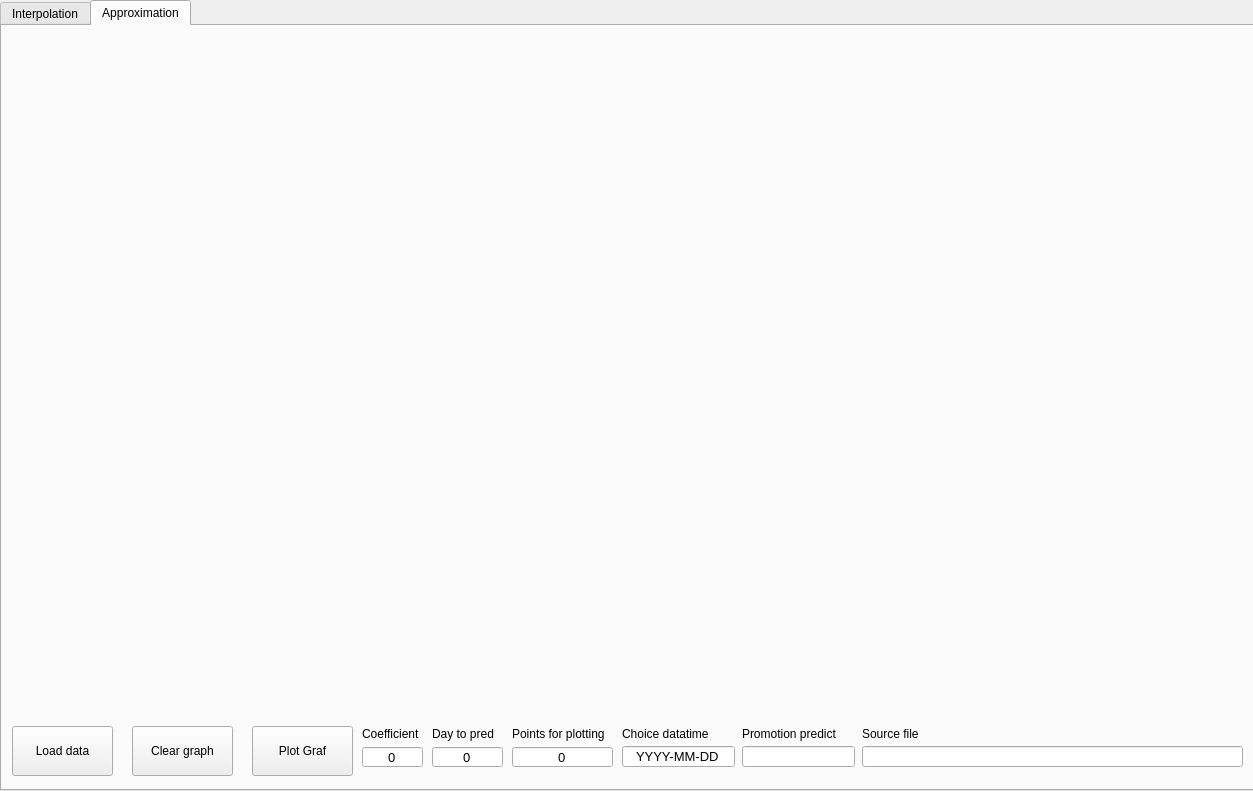
<?xml version="1.0" encoding="UTF-8"?>
<ui version="4.0">
 <class>MainWindow</class>
 <widget class="QMainWindow" name="MainWindow">
  <property name="geometry">
   <rect>
    <x>0</x>
    <y>0</y>
    <width>1253</width>
    <height>791</height>
   </rect>
  </property>
  <property name="windowTitle">
   <string>MainWindow</string>
  </property>
  <widget class="QWidget" name="centralwidget">
   <widget class="QTabWidget" name="tabWidget">
    <property name="geometry">
     <rect>
      <x>0</x>
      <y>0</y>
      <width>1261</width>
      <height>791</height>
     </rect>
    </property>
    <property name="currentIndex">
     <number>1</number>
    </property>
    <widget class="QWidget" name="ShowInterpolation">
     <attribute name="title">
      <string>Interpolation</string>
     </attribute>
     <widget class="QCustomPlot" name="InterpolationGraphView" native="true">
      <property name="geometry">
       <rect>
        <x>10</x>
        <y>30</y>
        <width>1221</width>
        <height>651</height>
       </rect>
      </property>
     </widget>
     <widget class="QLabel" name="label_5">
      <property name="geometry">
       <rect>
        <x>490</x>
        <y>700</y>
        <width>111</width>
        <height>16</height>
       </rect>
      </property>
      <property name="text">
       <string>Points for plotting</string>
      </property>
     </widget>
     <widget class="QPushButton" name="InterLoadDataBut">
      <property name="geometry">
       <rect>
        <x>10</x>
        <y>700</y>
        <width>151</width>
        <height>50</height>
       </rect>
      </property>
      <property name="text">
       <string>Load data</string>
      </property>
     </widget>
     <widget class="QPushButton" name="InterClearGraphBut">
      <property name="geometry">
       <rect>
        <x>170</x>
        <y>700</y>
        <width>151</width>
        <height>50</height>
       </rect>
      </property>
      <property name="text">
       <string>Clear graph</string>
      </property>
     </widget>
     <widget class="QLabel" name="label_7">
      <property name="geometry">
       <rect>
        <x>600</x>
        <y>700</y>
        <width>110</width>
        <height>16</height>
       </rect>
      </property>
      <property name="text">
       <string>Choice datatime</string>
      </property>
     </widget>
     <widget class="QLineEdit" name="InterPromotionValue">
      <property name="geometry">
       <rect>
        <x>720</x>
        <y>720</y>
        <width>113</width>
        <height>21</height>
       </rect>
      </property>
      <property name="font">
       <font>
        <pointsize>10</pointsize>
       </font>
      </property>
      <property name="alignment">
       <set>Qt::AlignCenter</set>
      </property>
      <property name="readOnly">
       <bool>true</bool>
      </property>
     </widget>
     <widget class="QLabel" name="label_8">
      <property name="geometry">
       <rect>
        <x>720</x>
        <y>700</y>
        <width>111</width>
        <height>16</height>
       </rect>
      </property>
      <property name="text">
       <string>Promotion predict</string>
      </property>
     </widget>
     <widget class="QLineEdit" name="InterSourceFile">
      <property name="geometry">
       <rect>
        <x>850</x>
        <y>720</y>
        <width>381</width>
        <height>21</height>
       </rect>
      </property>
      <property name="font">
       <font>
        <pointsize>10</pointsize>
       </font>
      </property>
     </widget>
     <widget class="QLabel" name="label_14">
      <property name="geometry">
       <rect>
        <x>850</x>
        <y>700</y>
        <width>131</width>
        <height>16</height>
       </rect>
      </property>
      <property name="text">
       <string>Source file</string>
      </property>
     </widget>
     <widget class="QLineEdit" name="DateForPromotionInterpolation">
      <property name="geometry">
       <rect>
        <x>600</x>
        <y>720</y>
        <width>113</width>
        <height>21</height>
       </rect>
      </property>
      <property name="font">
       <font>
        <pointsize>10</pointsize>
       </font>
      </property>
      <property name="text">
       <string>YYYY-MM-DD</string>
      </property>
      <property name="maxLength">
       <number>10</number>
      </property>
      <property name="cursorPosition">
       <number>10</number>
      </property>
      <property name="alignment">
       <set>Qt::AlignCenter</set>
      </property>
      <property name="readOnly">
       <bool>false</bool>
      </property>
     </widget>
     <widget class="QSpinBox" name="InterPointsForPlotting">
      <property name="geometry">
       <rect>
        <x>490</x>
        <y>720</y>
        <width>101</width>
        <height>22</height>
       </rect>
      </property>
      <property name="font">
       <font>
        <pointsize>10</pointsize>
       </font>
      </property>
      <property name="alignment">
       <set>Qt::AlignCenter</set>
      </property>
      <property name="buttonSymbols">
       <enum>QAbstractSpinBox::NoButtons</enum>
      </property>
      <property name="maximum">
       <number>1000000</number>
      </property>
     </widget>
     <widget class="QPushButton" name="InterPlotGrafBut">
      <property name="geometry">
       <rect>
        <x>330</x>
        <y>700</y>
        <width>151</width>
        <height>50</height>
       </rect>
      </property>
      <property name="text">
       <string>Plot Graf</string>
      </property>
     </widget>
    </widget>
    <widget class="QWidget" name="ShowApproximation">
     <attribute name="title">
      <string>Approximation</string>
     </attribute>
     <widget class="QCustomPlot" name="ApproximationGraphView" native="true">
      <property name="geometry">
       <rect>
        <x>10</x>
        <y>30</y>
        <width>1221</width>
        <height>651</height>
       </rect>
      </property>
     </widget>
     <widget class="QLabel" name="label_10">
      <property name="geometry">
       <rect>
        <x>740</x>
        <y>700</y>
        <width>111</width>
        <height>16</height>
       </rect>
      </property>
      <property name="text">
       <string>Promotion predict</string>
      </property>
     </widget>
     <widget class="QLabel" name="label_11">
      <property name="geometry">
       <rect>
        <x>620</x>
        <y>700</y>
        <width>110</width>
        <height>16</height>
       </rect>
      </property>
      <property name="text">
       <string>Choice datatime</string>
      </property>
     </widget>
     <widget class="QLineEdit" name="ApproxPromotionValue">
      <property name="geometry">
       <rect>
        <x>740</x>
        <y>720</y>
        <width>113</width>
        <height>21</height>
       </rect>
      </property>
      <property name="font">
       <font>
        <pointsize>10</pointsize>
       </font>
      </property>
      <property name="alignment">
       <set>Qt::AlignCenter</set>
      </property>
      <property name="readOnly">
       <bool>true</bool>
      </property>
     </widget>
     <widget class="QPushButton" name="ApproxClearGraphBut">
      <property name="geometry">
       <rect>
        <x>130</x>
        <y>700</y>
        <width>101</width>
        <height>50</height>
       </rect>
      </property>
      <property name="text">
       <string>Clear graph</string>
      </property>
     </widget>
     <widget class="QPushButton" name="ApproxInterLoadDataBut">
      <property name="geometry">
       <rect>
        <x>10</x>
        <y>700</y>
        <width>101</width>
        <height>50</height>
       </rect>
      </property>
      <property name="text">
       <string>Load data</string>
      </property>
     </widget>
     <widget class="QLabel" name="label_12">
      <property name="geometry">
       <rect>
        <x>510</x>
        <y>700</y>
        <width>111</width>
        <height>16</height>
       </rect>
      </property>
      <property name="text">
       <string>Points for plotting</string>
      </property>
     </widget>
     <widget class="QLineEdit" name="ApproxSourceFile">
      <property name="geometry">
       <rect>
        <x>860</x>
        <y>720</y>
        <width>381</width>
        <height>21</height>
       </rect>
      </property>
      <property name="font">
       <font>
        <pointsize>10</pointsize>
       </font>
      </property>
     </widget>
     <widget class="QLabel" name="label_13">
      <property name="geometry">
       <rect>
        <x>860</x>
        <y>700</y>
        <width>131</width>
        <height>16</height>
       </rect>
      </property>
      <property name="text">
       <string>Source file</string>
      </property>
     </widget>
     <widget class="QLineEdit" name="DateForPromotionApproximation">
      <property name="geometry">
       <rect>
        <x>620</x>
        <y>720</y>
        <width>113</width>
        <height>21</height>
       </rect>
      </property>
      <property name="font">
       <font>
        <pointsize>10</pointsize>
       </font>
      </property>
      <property name="text">
       <string>YYYY-MM-DD</string>
      </property>
      <property name="maxLength">
       <number>10</number>
      </property>
      <property name="alignment">
       <set>Qt::AlignCenter</set>
      </property>
      <property name="readOnly">
       <bool>false</bool>
      </property>
     </widget>
     <widget class="QPushButton" name="ApproxPlotGrafBut">
      <property name="geometry">
       <rect>
        <x>250</x>
        <y>700</y>
        <width>101</width>
        <height>50</height>
       </rect>
      </property>
      <property name="text">
       <string>Plot Graf</string>
      </property>
     </widget>
     <widget class="QSpinBox" name="ApproxPointsForPlotting">
      <property name="geometry">
       <rect>
        <x>510</x>
        <y>720</y>
        <width>101</width>
        <height>22</height>
       </rect>
      </property>
      <property name="font">
       <font>
        <pointsize>10</pointsize>
       </font>
      </property>
      <property name="alignment">
       <set>Qt::AlignCenter</set>
      </property>
      <property name="buttonSymbols">
       <enum>QAbstractSpinBox::NoButtons</enum>
      </property>
      <property name="maximum">
       <number>500000</number>
      </property>
     </widget>
     <widget class="QSpinBox" name="ApproxCoefficient">
      <property name="geometry">
       <rect>
        <x>360</x>
        <y>720</y>
        <width>61</width>
        <height>22</height>
       </rect>
      </property>
      <property name="font">
       <font>
        <pointsize>10</pointsize>
       </font>
      </property>
      <property name="alignment">
       <set>Qt::AlignCenter</set>
      </property>
      <property name="buttonSymbols">
       <enum>QAbstractSpinBox::NoButtons</enum>
      </property>
      <property name="maximum">
       <number>5</number>
      </property>
     </widget>
     <widget class="QLabel" name="label_15">
      <property name="geometry">
       <rect>
        <x>360</x>
        <y>700</y>
        <width>71</width>
        <height>16</height>
       </rect>
      </property>
      <property name="text">
       <string>Coefficient</string>
      </property>
     </widget>
     <widget class="QSpinBox" name="ApproxDayPred">
      <property name="geometry">
       <rect>
        <x>430</x>
        <y>720</y>
        <width>71</width>
        <height>22</height>
       </rect>
      </property>
      <property name="font">
       <font>
        <pointsize>10</pointsize>
       </font>
      </property>
      <property name="alignment">
       <set>Qt::AlignCenter</set>
      </property>
      <property name="buttonSymbols">
       <enum>QAbstractSpinBox::NoButtons</enum>
      </property>
      <property name="maximum">
       <number>0</number>
      </property>
     </widget>
     <widget class="QLabel" name="label_16">
      <property name="geometry">
       <rect>
        <x>430</x>
        <y>700</y>
        <width>71</width>
        <height>16</height>
       </rect>
      </property>
      <property name="text">
       <string>Day to pred</string>
      </property>
     </widget>
    </widget>
   </widget>
  </widget>
 </widget>
 <customwidgets>
  <customwidget>
   <class>QCustomPlot</class>
   <extends>QWidget</extends>
   <header>qcustomplot.h</header>
   <container>1</container>
  </customwidget>
 </customwidgets>
 <resources/>
 <connections/>
</ui>
